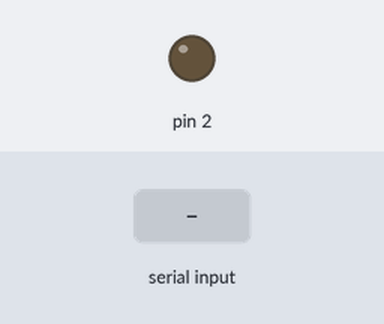
A sketch run on a simulated Arduino Uno, built with avr-gcc and run on an emulated ATmega328P. On the bench: output pins drawn as LEDs (lit = HIGH). Inputs (shaded band) come from the test bench. What the sketch prints to the serial monitor is not drawn.

Above: at 1.2 s.
1.3 s: "1" received over Serial
Timing chart, 0 to 4.3 s (numbered marks = the images above; inputs shaded):
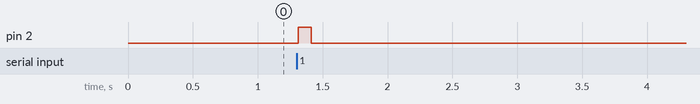

Measured:
- after the input at 1.3 s, pin 2: LOW → HIGH at once, → LOW 0.10 s later

The sketch:

desk_bluetooth_manager.ino
```cpp
// GLOBAL VARIABLES
byte serial_data[10];

void setup()
{
  pinMode(2, OUTPUT);
  Serial.begin(9600);
  Serial.setTimeout(10);
}

void loop()
{
  Serial.readBytes(serial_data, 10);

  if(serial_data[0] != 0)
  {
    digitalWrite(2, HIGH);
    delay(100);
    Serial.write(serial_data,sizeof(serial_data));
    digitalWrite(2, LOW);
  }
  memset(serial_data, 0, sizeof(serial_data));
}
```
